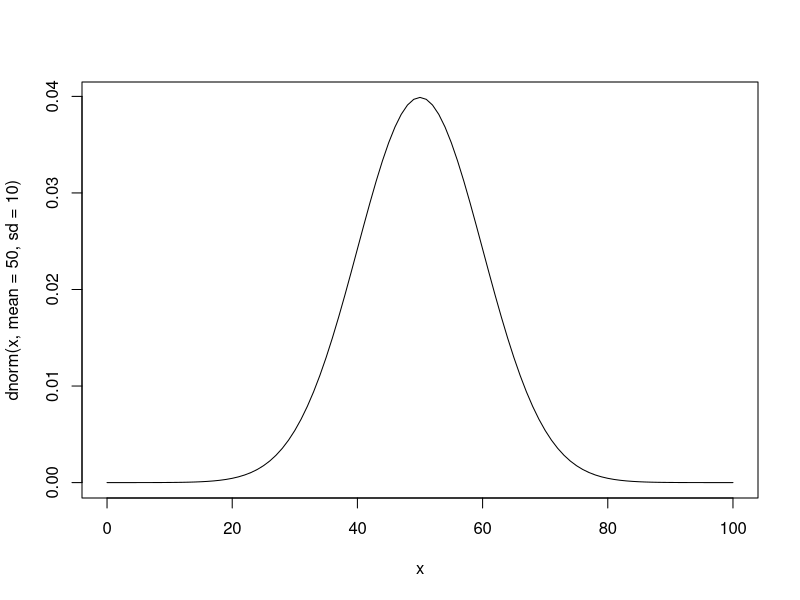
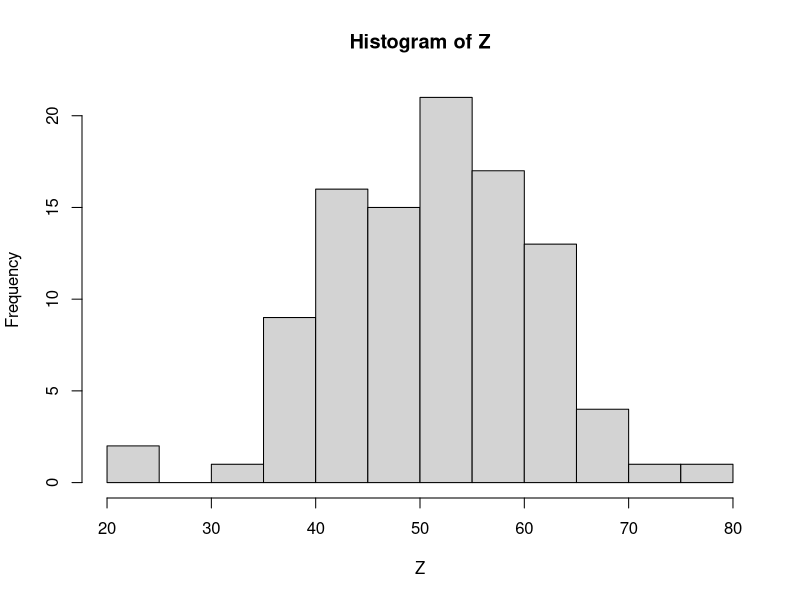
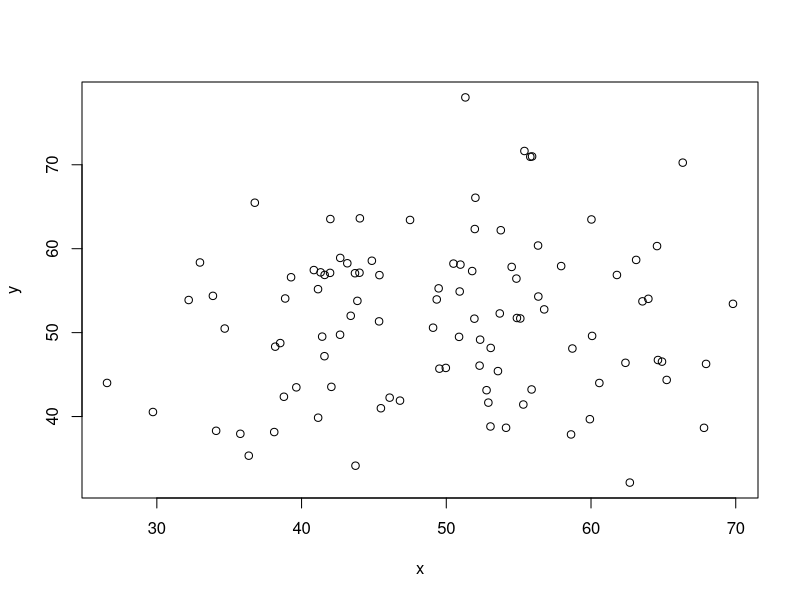
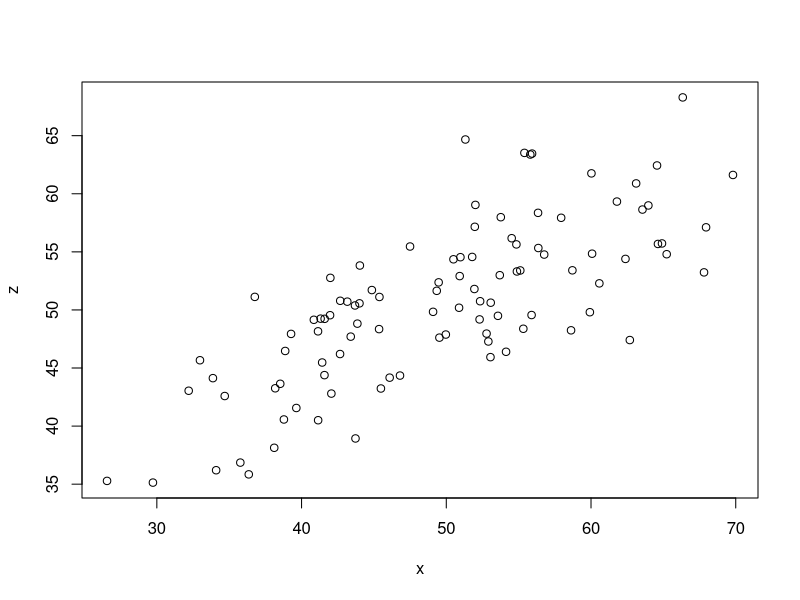
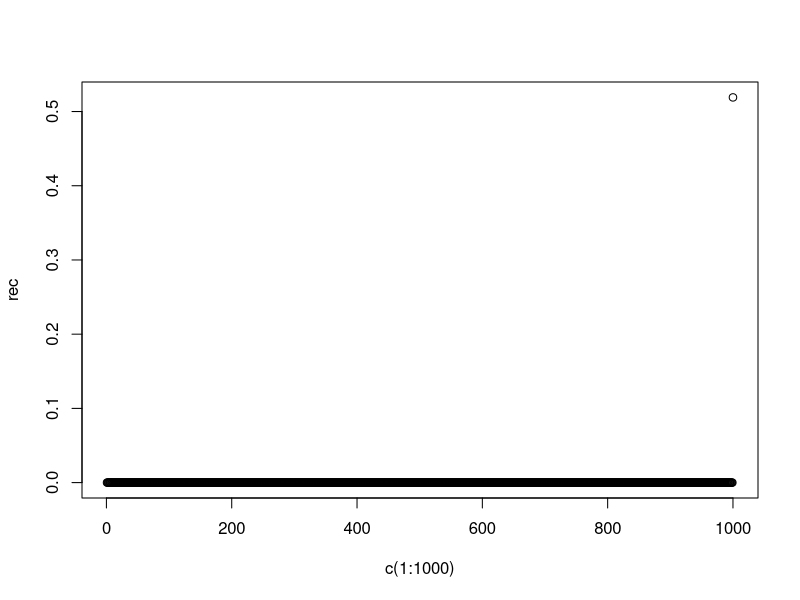
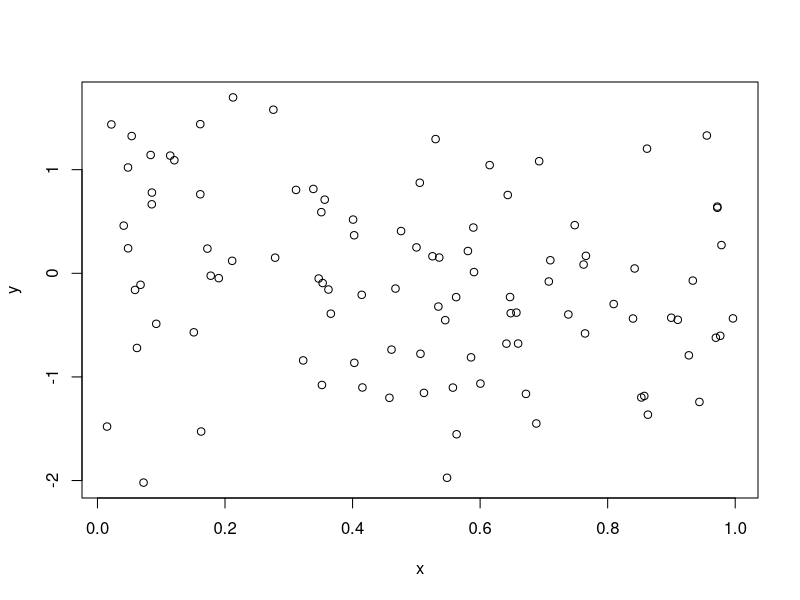
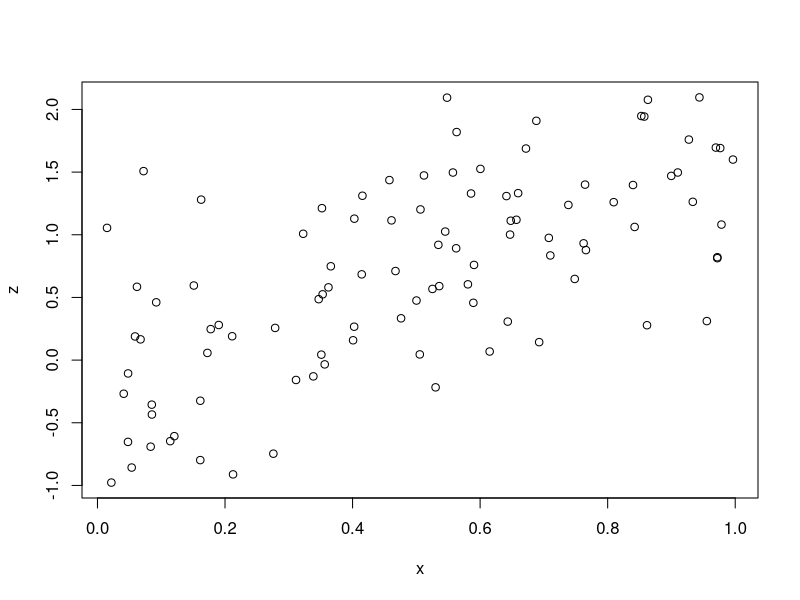
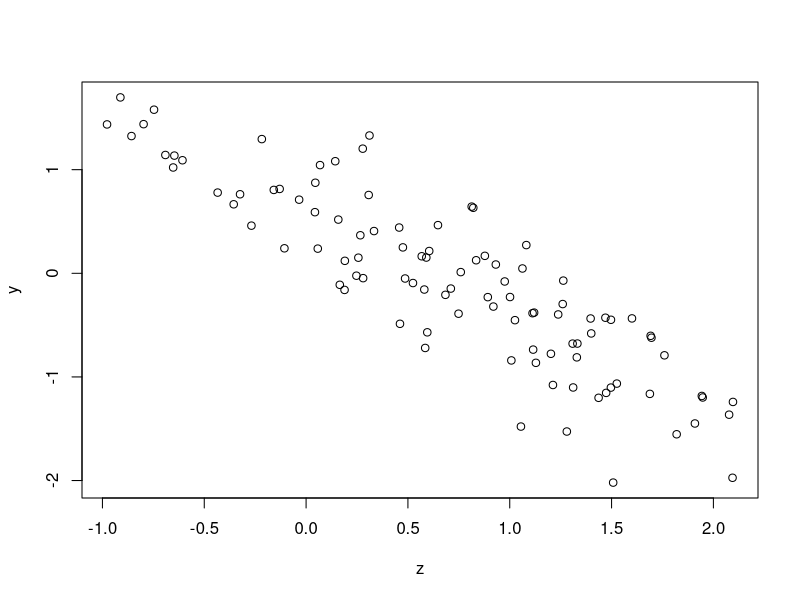

The R source for these figures, in order:
# ch2
rnorm(n=100, mean=50, sd=10)

curve(dnorm(x, mean=50, sd=10), 0, 100)

pnorm(60, mean=50, sd=10)

Z <- rnorm(n=100, mean=50, sd=10)
Z

hist(Z)
Z[1:10]

a <- c(5, 10, 100)
Z[a]
max(Z)
which.max(Z)
which.min(Z)
mean(Z)
summary(Z)

sample(1:10, 3)
sample(Z, 5)

coin <- c('Head', 'Tail')
sample(coin, 5, replace = TRUE)
mean(rnorm(100, 50, 10))

S <- 1000
rec <- numeric(S)
for(i in 1:S){rec[i] <- mean(rnorm(1000, 50, 10))}
rec
summary(rec)

S <- 1000
rec <- numeric(S)
for(i in 1:S){rec[i] <- mean(sample(1:6, 10, replace = TRUE))}
summary(rec)

x <- rnorm(1000, 50, 10)
var(x)
sd(x)


S <- 1000; n <- 1000
rec <- numeric(S)
for(i in 1:S){rec[i] <- sd(rnorm(n, 50, 10))}
rec
summary(rec)

x <- rnorm(100, 50, 10)
y <- rnorm(100, 50, 10)
plot(x, y)

z <- (x + y) / 2
plot(x, z)

cor(x, y)
cor(x, z)

cov(x, y)

# 練習問題
Z <-runif(100)
mean(Z)
var(Z)
sd(Z)


n <- 1000
rec <- numeric(n)
for(i in 1:n){rec[n] <- mean(runif(n))}
rec
summary(rec)
plot(c(1:1000), rec)

x <- runif(100)
y <- rnorm(100, 0, 1)
z <- 1.3*x - 0.7*y
plot(x, y)
cor(x, y)
plot(x, z)
cor(x, z)
plot(z, y)
cor(z, y)
